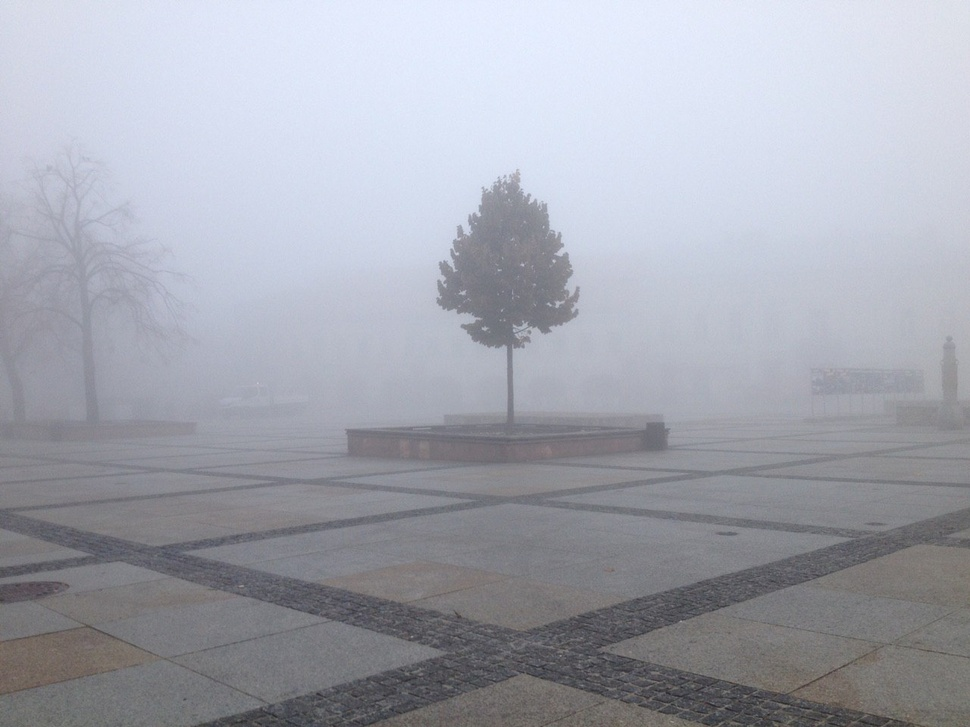
#> input picture img/tree.jpeg, 970 x 727 px, shrunk from 1280 x 960 before the run
$ jupyter execute 03_2d_image_processing.ipynb
#> lines starting #> are read from the running program, lines starting #| are printed output that depends on the picture
# Basic Introduction to image processing

In this part of the workshop, we will talk about how to deal with 2-d data: mainly images, and then go through some introduction to CNNs.

## How a computer sees an image

As we know, images are comprised of a set of pixels that represent colors. One of the most common ways to represent an image is with an RGB matrix:

<p><a href="https://commons.wikimedia.org/wiki/File:Beyoglu_4671_tricolor.png#/media/File:Beyoglu_4671_tricolor.png"></a><br>By © Nevit Dilmen, <a href="https://creativecommons.org/licenses/by-sa/3.0" title="Creative Commons Attribution-Share Alike 3.0">CC BY-SA 3.0</a>, <a href="https://commons.wikimedia.org/w/index.php?curid=18673639">Link</a></p>

We can express this in the shape of grayscale matrix for each of the channels:

By: https://brohrer.github.io/convert_rgb_to_grayscale.html

[cell 1]
from PIL import Image
import numpy as np
from scipy import signal

def np_from_img(fname):
#> called with fname = 'img/tree.jpeg'
    return np.asarray(Image.open(fname), dtype=np.float32)

def save_as_img(ar, fname):
    Image.fromarray(ar.round().astype(np.uint8)).save(fname)

def norm(ar):
    return 255.*np.absolute(ar)/np.max(ar)

[cell 2]
file_name = 'img/tree.jpeg'
img = np_from_img(file_name)
img_norm = norm(Image.fromarray(img.round().astype(np.uint8)))
# print (img.shape)
# print (img)

[cell 3]
print (img)
#> (printed output is left out)

[cell 4]
Image.fromarray(img.round().astype(np.uint8))

## Detecting edges in images

We will use a sobel-filter with our beloved convolution to detect the edgest of our image. First, let's have a look at the shape of our image:

From https://www.learnopencv.com/image-classification-using-convolutional-neural-networks-in-keras/

[cell 5]
img_norm.shape
#> Out = (727, 970, 3)

[cell 6]
Image.fromarray(signal.convolve(img_norm[:,:,0], [[1.],[0],[-1.]]).round().astype(np.uint8))
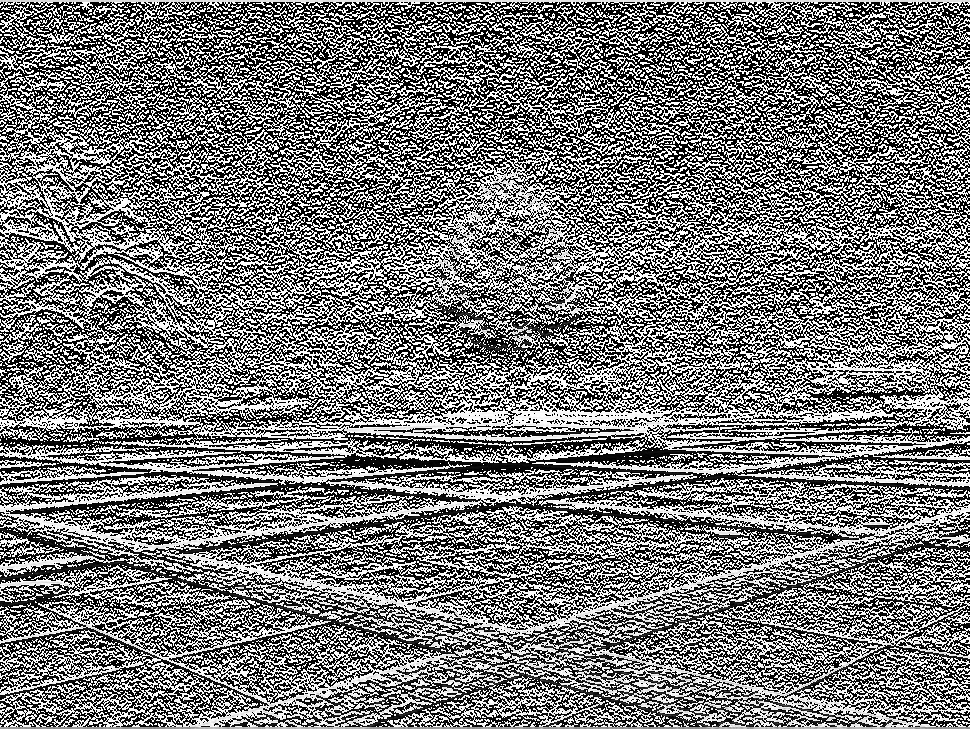
#> Out: PIL image 970x729 L; min 0, max 255, mean 121.5

[cell 7]
# Code from http://juanreyero.com/article/python/python-convolution.html
def common_size(a1, a2):
    """Chop-off the first rows and cols from the two numpy arrays a1
    and a2 so that they end up having the same size.
    >>> print common_size(np.array([[0, 0],
    ...                             [1, 2],
    ...                             [3, 4]]),
    ...                   np.array([[0, 5, 6],
    ...                             [0, 7, 8]]))
    (array([[1, 2],
           [3, 4]]), array([[5, 6],
           [7, 8]]))
    """
    (r1, c1) = a1.shape
#> r1 = 727; c1 = 971
    (r2, c2) = a2.shape
#> r2 = 728; c2 = 970
    return (a1[r1-r2 if r1>r2 else 0:,
               c1-c2 if c1>c2 else 0:],
            a2[r2-r1 if r2>r1 else 0::,
               c2-c1 if c2>c1 else 0:])

def gradient(im):
    imv, imh = common_size(signal.convolve(im, [[1., -1.]]),
                           signal.convolve(im, [[1.], [-1.]]))
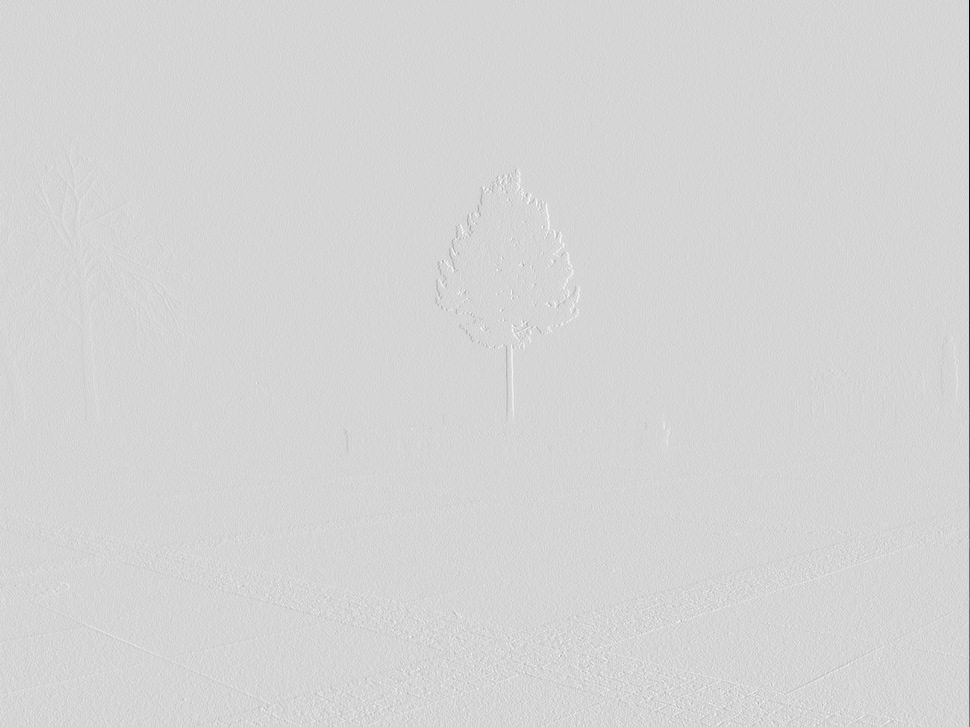
#> imv: shape (727, 970) float64; min -237, max 46, mean -0.2; drawn with min black and max white
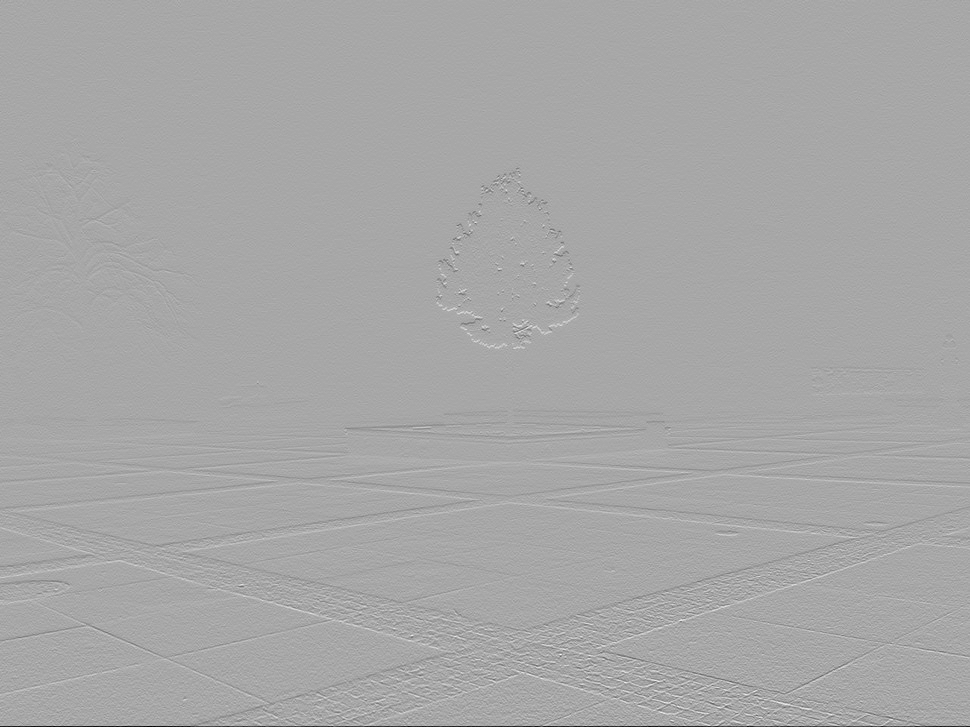
#> imh: shape (727, 970) float64; min -127, max 66, mean -0.3; drawn with min black and max white
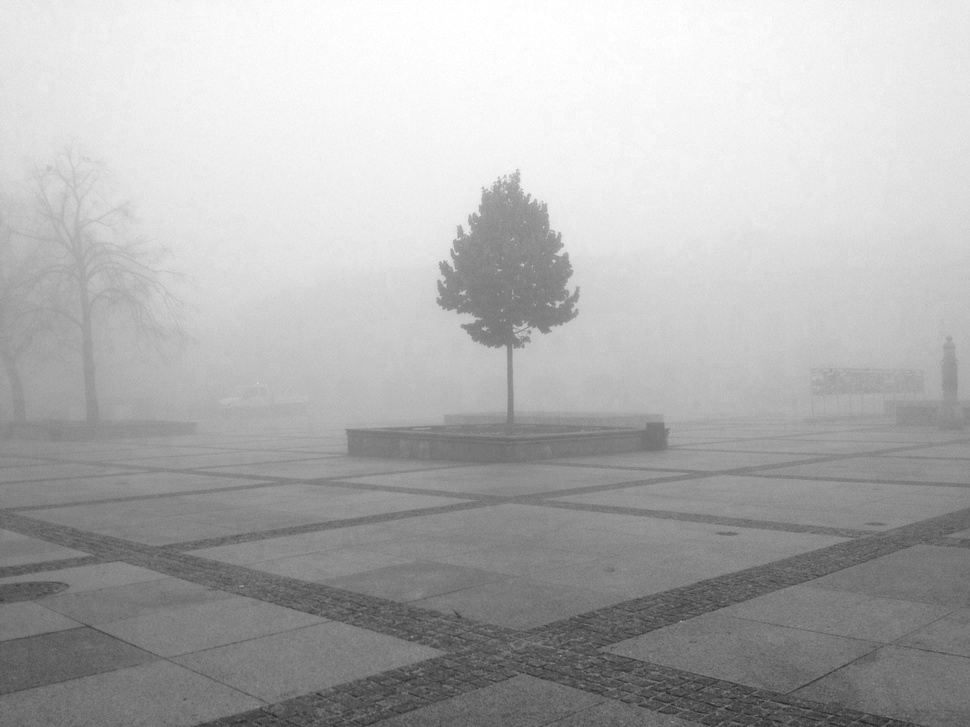
#> im: shape (727, 970) float64; min 35, max 255, mean 176.3
    return np.sqrt(np.power(imv, 2)+np.power(imh, 2))
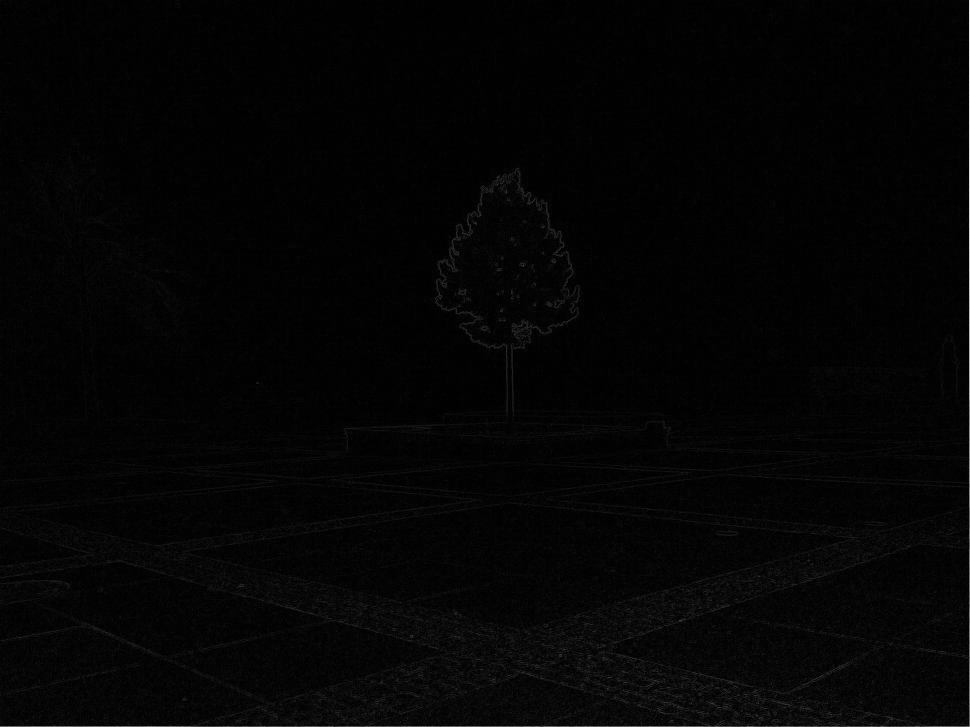
#> returned value: shape (727, 970) float64; min 0, max 237, mean 4.3

[cell 8]
Image.fromarray(gradient(img_norm[:,:,2]).astype(np.uint8))

##  Using libraries

[cell 9]
from PIL import Image
from PIL import ImageFilter

# Create an image object
image = Image.open("img/tree.jpeg")
#> image is the input picture: PIL image 970x727 RGB; mean R, G, B 164.1, 166.5, 176.3
# Find the edges by applying the filter ImageFilter.FIND_EDGES
imageWithEdges = image.filter(ImageFilter.FIND_EDGES)

# Original image
image.show()
# Display the new image with edge detection done
imageWithEdges.show()
